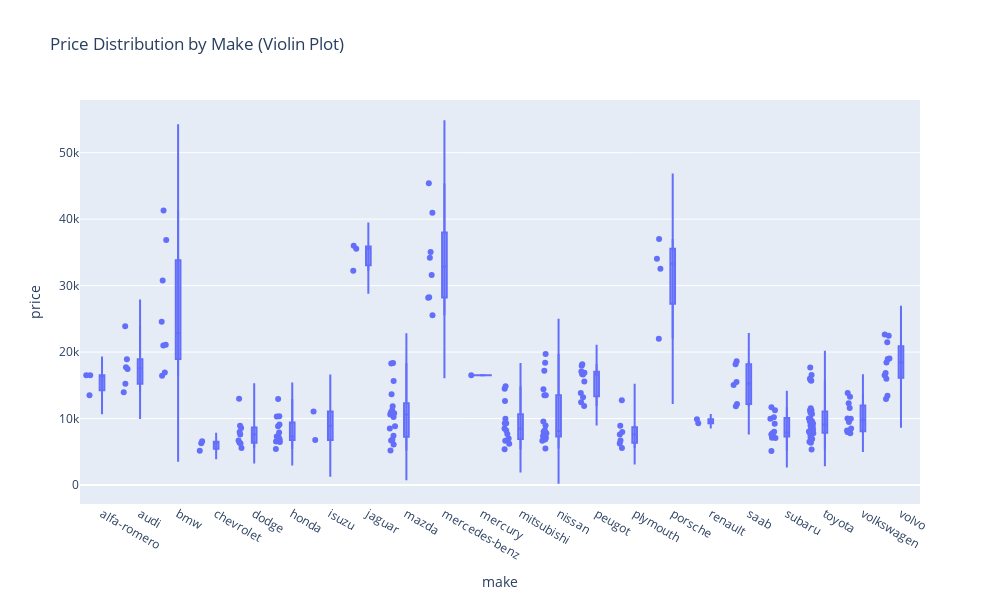

Notebook source saved alongside this figure:
### Code cell
fig = px.violin(
    df,
    x='make',
    y='price',
    box=True,  # Show inner boxplot
    points='all',  # Show all points
    title='Price Distribution by Make (Violin Plot)',
    height=600 ,
    width=1000
)
fig.show()

### Figure 1 — Plotly figure (JSON) as saved in the notebook; plotly's stock layout.template omitted (floating-point values rounded to 4 significant figures; data arrays with more than 128 entries replaced by an {"elided": "..."} marker saying what was removed)
{"data": [{"alignmentgroup": "True", "box": {"visible": true}, "hovertemplate": "make=%{x}<br>price=%{y}<extra></extra>", "legendgroup": "", "marker": {"color": "#636efa"}, "name": "", "offsetgroup": "", "orientation": "v", "points": "all", "scalegroup": "True", "showlegend": false, "type": "violin", "x": {"elided": "201 str values"}, "x0": " ", "xaxis": "x", "y": {"elided": "201 int values"}, "y0": " ", "yaxis": "y"}], "layout": {"height": 600, "legend": {"tracegroupgap": 0}, "title": {"text": "Price Distribution by Make (Violin Plot)"}, "violinmode": "group", "width": 1000, "xaxis": {"anchor": "y", "autorange": true, "domain": [0, 1], "range": [-0.5789, 21.5], "title": {"text": "make"}, "type": "category"}, "yaxis": {"anchor": "x", "autorange": true, "domain": [0, 1], "range": [-2860.0, 57930.0], "title": {"text": "price"}, "type": "linear"}}}
